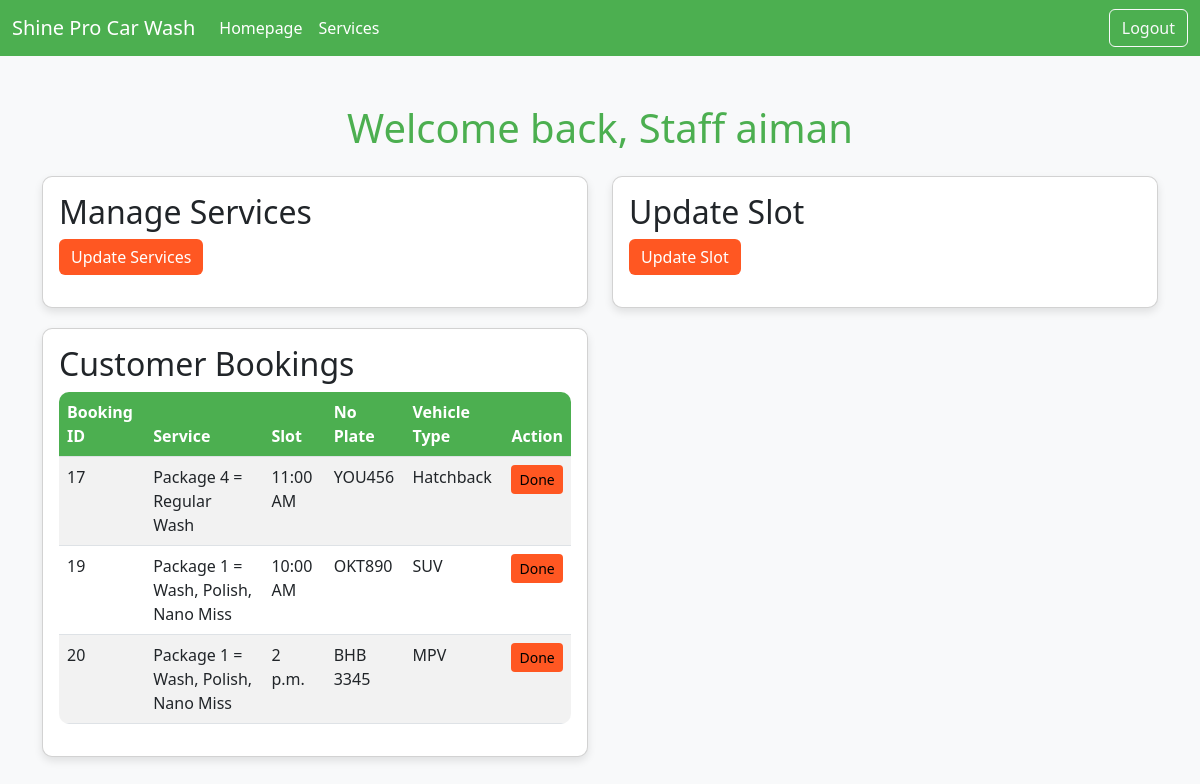
Screenshot of /Staff/1 with the database file from the repository.
### carwash/models.py (models this page shows)
class User(models.Model):
    user_id = models.AutoField(primary_key=True)
    user_name = models.CharField(max_length=100)
    user_pass = models.CharField(max_length=100)
    no_phone = models.CharField(max_length=100,null=True,blank=True)
    no_plate = models.CharField(max_length=15,null=True)
    role = models.CharField(max_length=20, default='Customer')

class Booking(models.Model):
    booking_id = models.AutoField(primary_key=True)
    customer = models.ForeignKey(User, on_delete=models.CASCADE)
    service = models.ForeignKey(Service, on_delete=models.CASCADE)
    vehicle_type = models.CharField(null=True,max_length=20)
    no_plate = models.CharField(max_length=15,null=True,blank=True)
    no_phone = models.CharField(max_length=100,null=True,blank=True)
    slot = models.CharField(null=True, max_length=50)
    status = models.CharField(max_length=100,default="Not yet")
    payment_status = models.BooleanField(default=False)
    payment_proof = models.FileField(upload_to='payment_receipts/', null=True, blank=True)

class Service(models.Model):
    service_id = models.AutoField(primary_key=True)
    service_name = models.CharField(max_length=100)
    price = models.DecimalField(max_digits=10, decimal_places=2)

### carwash/views.py (the view)
# urls.py: path('Staff/<str:user_id>', views.showStaffMain, name='staffMain'),
def showStaffMain(request, user_id):
    services = Service.objects.all().values()
    user = User.objects.get(user_id=user_id)
    booking = Booking.objects.filter(status='Not yet').values()
    context = {
        "Allservices":services,
        'userDetails':user,
        'allBooking':booking,
        'user_id':user_id,
    }
    return render(request,"carwash/staffMain.html",context)

### carwash/templates/carwash/staffMain.html (shortened to what this page needs)
<!DOCTYPE html>
<html lang="en">
<head>
    <link href="https://cdn.jsdelivr.net/npm/bootstrap@5.3.0-alpha3/dist/css/bootstrap.min.css" rel="stylesheet">
</head>
<body>
    <nav class="navbar navbar-expand-lg navbar-dark">
        <div class="container-fluid">
            <a class="navbar-brand" href="#">Shine Pro Car Wash</a>
            <div class="collapse navbar-collapse" id="navbarNav">
                <ul class="navbar-nav me-auto mb-2 mb-lg-0">
                    <li class="nav-item">
                        <a class="nav-link active" aria-current="page" href="#">Homepage</a>
                    </li>
                    <li class="nav-item">
                        <a class="nav-link" href="{% url 'update_service' userDetails.user_id %}">Services</a>
                    </li>
                </ul>
                <a class="btn btn-outline-light" href="{% url 'logout'%}" type="button">Logout</a>
            </div>
        </div>
    </nav>
    <div class="container mt-5">
        <h1 class="animate__animated animate__bounce mt-0 text-center">Welcome back, Staff {{userDetails.user_name}}</h1>
    </div>
    <div class="container mt-4">
        <div class="row">
            <div class="col-md-6">
                <div class="card">
                    <div class="card-body">
                        <h2>Manage Services</h2>
                        <a href="{% url 'update_service' userDetails.user_id %}" class="btn btn-primary mb-3">Update Services</a>
                    </div>
                </div>
            </div>
            <div class="col-md-6">
                <div class="card">
                    <div class="card-body">
                        <h2>Update Slot</h2>
                        <a href="{% url 'update_slot' userDetails.user_id %}" class="btn btn-primary mb-3">Update Slot</a>
                    </div>
                </div>
            </div>
            <div class="col-md-6">
                <div class="card">
                    <div class="card-body">
                        <h2>Customer Bookings</h2>
                        <table class="table table-striped">
                            <thead>
                                <tr>
                                    <th>Booking ID</th>
                                    <th>Service</th>
                                    <th>Slot</th>
                                    <th>No Plate</th>
                                    <th>Vehicle Type</th>
                                    <th>Action</th>
                                </tr>
                            </thead>
                            <tbody>
                                {% for booking in allBooking %}
                                <tr>
                                    <td>{{ booking.booking_id }}</td>
                                    {% for service in Allservices %}
                                    {% if service.service_id == booking.service_id %}
                                    <td>{{ service.service_name }}</td>
                                    {% endif %}
                                    {% endfor %}
                                    <td>{{ booking.slot }}</td>
                                    <td>{{ booking.no_plate }}</td>
                                    <td>{{ booking.vehicle_type }}</td>
                                    <td><a href="{% url 'approve_booking' user_id booking.booking_id %}" class="btn btn-warning btn-sm">Done</a></td>
                                </tr>
                                {% endfor %}
                            </tbody>
                        </table>
                    </div>
                </div>
            </div>
        </div>
    </div>
</body>
</html>

### carwash/templates/carwash/staffMain.html (style rules this page uses)
body { background-color: #f8f9fa; }
.navbar { background-color: #4CAF50; }
.navbar-brand, .nav-link { color: #ffffff; }
h1 { color: #4CAF50; }
.card { border-radius: 10px; margin-bottom: 20px; box-shadow: 0 4px 8px rgba(0, 0, 0, 0.1); }
.btn-primary { background-color: #FF5722; border: none; }
.btn-warning { background-color: #FF5722; border: none; }
.table { border-radius: 10px; overflow: hidden; }
.table th { background-color: #4CAF50; color: white; }

### rows the page displays
User: user_name "aiman"
Booking: booking_id "17", slot "11:00 AM", no_plate "YOU456", vehicle_type "Hatchback"
Service: service_name "Package 4 = Regular Wash"
Booking: booking_id "19", slot "10:00 AM", no_plate "OKT890", vehicle_type "SUV"
Service: service_name "Package 1 = Wash, Polish, Nano Miss"
Booking: booking_id "20", slot "2 p.m.", no_plate "BHB 3345", vehicle_type "MPV"
